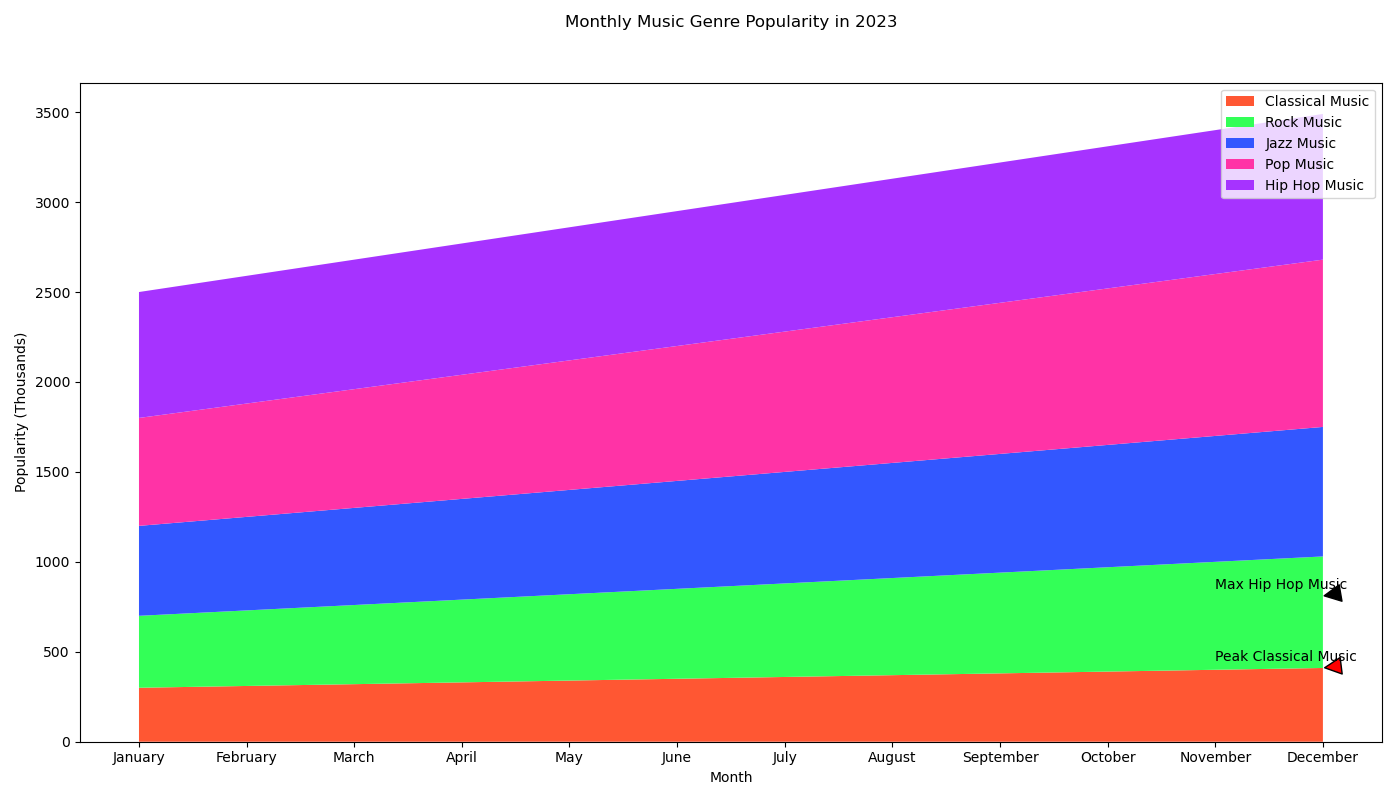

Recreate this plot in Python.

import matplotlib.pyplot as plt
import numpy as np

months = ['January', 'February', 'March', 'April', 'May', 'June', 'July', 
          'August', 'September', 'October', 'November', 'December']
classical_music = [300, 310, 320, 330, 340, 350, 360, 370, 380, 390, 400, 410]
rock_music = [400, 420, 440, 460, 480, 500, 520, 540, 560, 580, 600, 620]
jazz_music = [500, 520, 540, 560, 580, 600, 620, 640, 660, 680, 700, 720]
pop_music = [600, 630, 660, 690, 720, 750, 780, 810, 840, 870, 900, 930]
hiphop_music = [700, 710, 720, 730, 740, 750, 760, 770, 780, 790, 800, 810]

fig, ax = plt.subplots(figsize=(14, 8))

y = np.vstack([classical_music, rock_music, jazz_music, pop_music, hiphop_music])
colors = ['#FF5733', '#33FF57', '#3357FF', '#FF33A6', '#A633FF']

ax.stackplot(months, y, labels=['Classical Music', 'Rock Music', 'Jazz Music', 'Pop Music', 'Hip Hop Music'], colors=colors)

ax.annotate('Peak Classical Music', xy=('December', 410), xytext=('November', 450),
            arrowprops=dict(facecolor='red', shrink=0.05))
ax.annotate('Max Hip Hop Music', xy=('December', 810), xytext=('November', 850),
            arrowprops=dict(facecolor='black', shrink=0.05))

ax.set_title('Monthly Music Genre Popularity in 2023', pad=40)
ax.set_xlabel('Month')
ax.set_ylabel('Popularity (Thousands)')

ax.legend(loc='upper right')

plt.tight_layout()
plt.show()
